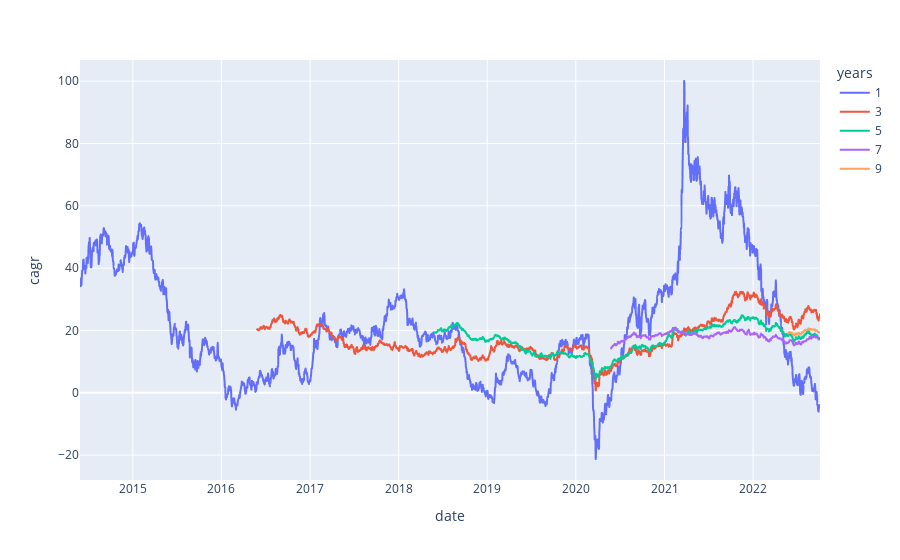

Notebook code cell kept with this figure:
### Code cell
px.line(df_cagrs, x='date', y='cagr', color='years')

### Figure 1 — Plotly figure (JSON) as saved in the notebook; plotly's stock layout.template omitted (floating-point values rounded to 4 significant figures; data arrays with more than 128 entries replaced by an {"elided": "..."} marker saying what was removed)
{"data": [{"hovertemplate": "years=1<br>date=%{x}<br>cagr=%{y}<extra></extra>", "legendgroup": "1", "line": {"color": "#636efa", "dash": "solid"}, "marker": {"symbol": "circle"}, "mode": "lines", "name": "1", "showlegend": true, "type": "scattergl", "x": {"elided": "3052 str values"}, "xaxis": "x", "y": {"elided": "3052 float values"}, "yaxis": "y"}, {"hovertemplate": "years=3<br>date=%{x}<br>cagr=%{y}<extra></extra>", "legendgroup": "3", "line": {"color": "#EF553B", "dash": "solid"}, "marker": {"symbol": "circle"}, "mode": "lines", "name": "3", "showlegend": true, "type": "scattergl", "x": {"elided": "2322 str values"}, "xaxis": "x", "y": {"elided": "2322 float values"}, "yaxis": "y"}, {"hovertemplate": "years=5<br>date=%{x}<br>cagr=%{y}<extra></extra>", "legendgroup": "5", "line": {"color": "#00cc96", "dash": "solid"}, "marker": {"symbol": "circle"}, "mode": "lines", "name": "5", "showlegend": true, "type": "scattergl", "x": {"elided": "1592 str values"}, "xaxis": "x", "y": {"elided": "1592 float values"}, "yaxis": "y"}, {"hovertemplate": "years=7<br>date=%{x}<br>cagr=%{y}<extra></extra>", "legendgroup": "7", "line": {"color": "#ab63fa", "dash": "solid"}, "marker": {"symbol": "circle"}, "mode": "lines", "name": "7", "showlegend": true, "type": "scattergl", "x": {"elided": "862 str values"}, "xaxis": "x", "y": {"elided": "862 float values"}, "yaxis": "y"}, {"hovertemplate": "years=9<br>date=%{x}<br>cagr=%{y}<extra></extra>", "legendgroup": "9", "line": {"color": "#FFA15A", "dash": "solid"}, "marker": {"symbol": "circle"}, "mode": "lines", "name": "9", "showlegend": true, "type": "scattergl", "x": {"elided": "132 str values"}, "xaxis": "x", "y": {"elided": "132 float values"}, "yaxis": "y"}], "layout": {"legend": {"title": {"text": "years"}, "tracegroupgap": 0}, "margin": {"t": 60}, "xaxis": {"anchor": "y", "domain": [0, 1], "title": {"text": "date"}}, "yaxis": {"anchor": "x", "domain": [0, 1], "title": {"text": "cagr"}}}}
